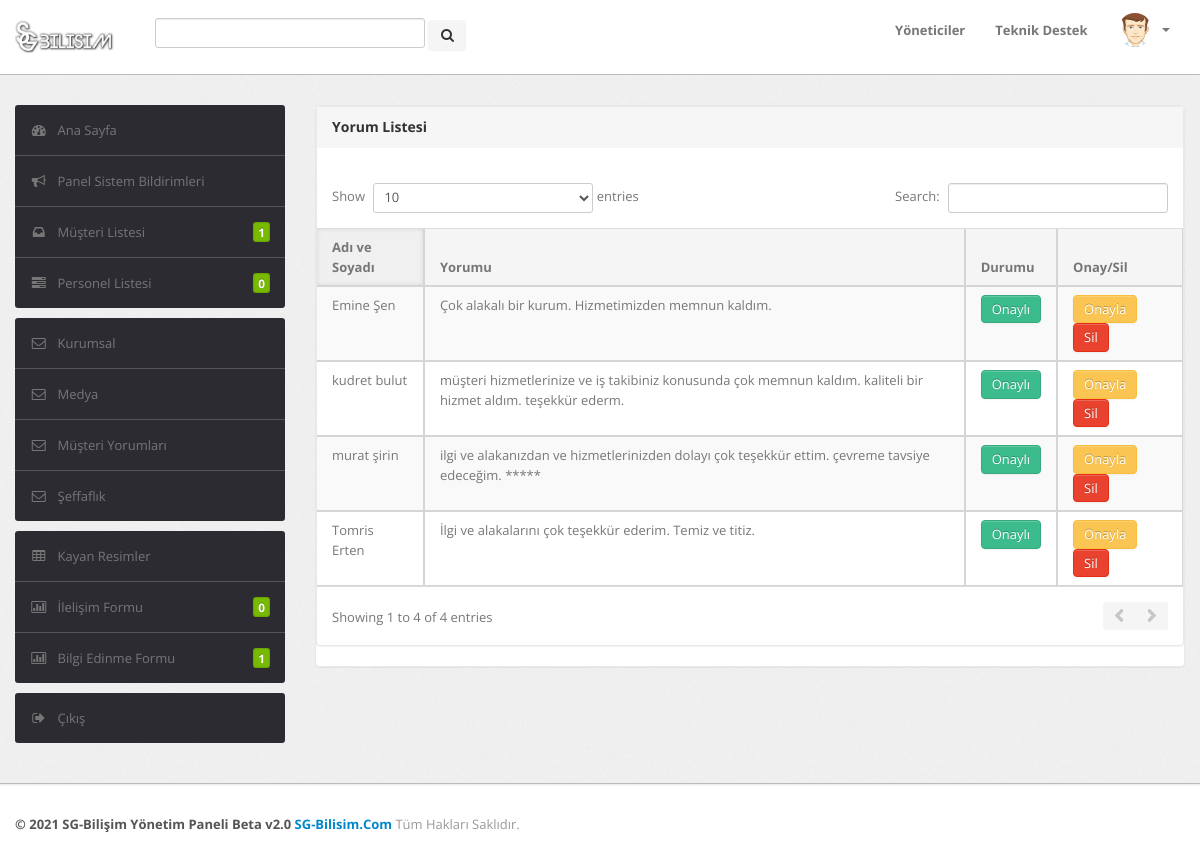
The app's page /sgpnl/yorumliste.php (signed in) with its own data.
### tables this page shows
CREATE TABLE `yorumlar`  (
  `id` int NOT NULL AUTO_INCREMENT,
  `adsoyad` varchar(255) NOT NULL,
  `eposta` varchar(255) NULL DEFAULT NULL,
  `yorum` text NULL,
  `onay` int NULL DEFAULT NULL,
  `Tarih` datetime NULL DEFAULT current_timestamp,
  PRIMARY KEY (`id`) USING BTREE
);

### sgpnl/yorumliste.php (the view, shortened to what this page needs)
<?php
include 'inc/vt.php';
include 'inc/header.php';
include 'inc/navbar.php';
?>
    <div class="wrapper">
        <div class="container">
            <div class="row">
                <div class="span3">
                     <?php include 'inc/sidebar.php';?>
                </div>
                <div class="span9">
                    <div class="content">
                        <div class="module">
						   <div class="module">
							<div class="module-head">
								<h3>Yorum Listesi</h3>
							</div>
							<br>
							<div class="module-body table">
								 <table border="1"  class="datatable-1 table table-bordered table-striped display" width="100%">
								 <thead>
								 <tr>
								 <th>Adı ve Soyadı</th>
								 <th>Yorumu</th>
								 <th>Durumu</th>
								 <th>Onay/Sil</th>
								 </tr>
								 </thead>
								 <tbody>
								 	<?php
$sorgu = $baglanti->prepare("SELECT * FROM yorumlar");
$sorgu->execute();
$yon = 'sag';
while ($sonuc = $sorgu->fetch()) {
    ?>
    <tr <?php echo $yon == 'sag' ? 'ml-auto' : 'mr-auto' ?>>
      <td><?= $sonuc['adsoyad'] ?></td>
      <td><?= $sonuc['yorum'] ?></td>
<td><?php echo $sonuc['onay'] == 1 ? '<button type="button" class="btn btn-success">Onaylı</button>' : '' ?><?php echo $sonuc['onay'] ==''  ? '<button type="button" class="btn btn-warning">Beklemede</button>' : '' ?></td>
	<td>
	<a href="inc/onayorum.php?id=<?= $sonuc["id"] ?>" class="btn btn-warning">Onayla</a>
	<a href="inc/silyorum.php?id=<?= $sonuc["id"] ?>" class="btn btn-danger">Sil</a></td>
    </tr> <?php
}
?>
								 </tbody>
								 </table>
							</div>
						</div>
                        </div>
                    </div>
                </div>
            </div>
        </div>
    </div>
 <?php include 'inc/footer.php';?>

### records on screen
yorumlar: adsoyad "murat şirin", yorum "ilgi ve alakanızdan ve hizmetlerinizden dolayı çok teşekkür ettim. çevreme tavsiye edeceğim. *****", onay "Onaylı"
yorumlar: adsoyad "Tomris Erten", yorum "İlgi ve alakalarını çok teşekkür ederim. Temiz ve titiz.", onay "Onaylı"
yorumlar: adsoyad "Emine Şen", yorum "Çok alakalı bir kurum. Hizmetimizden memnun kaldım.", onay "Onaylı"
yorumlar: adsoyad "kudret bulut", yorum "müşteri hizmetlerinize ve iş takibiniz konusunda çok memnun kaldım. kaliteli bir hizmet aldım. teşekkür ederm.", onay "Onaylı"

### other values on screen
$say "1"
$say "0"
